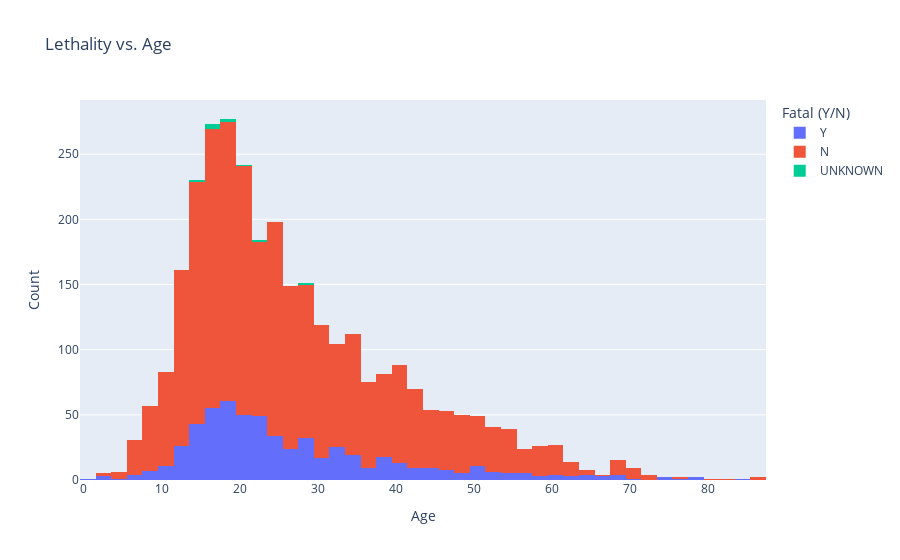

Notebook cell for this chart:
### Code cell
shark_a = df.copy()

shark_a.dropna(subset=['Age'], inplace=True)  # Drop rows with non-numeric 'Age' values
shark_a = shark_a[shark_a['Age'].str.match(r'^\d+(\.\d+)?$')]
shark_a['Fatal (Y/N)'] = shark_a['Fatal (Y/N)'].str.upper()
shark_a = shark_a[shark_a['Fatal (Y/N)'].isin(['Y', 'N', 'UNKNOWN'])]
shark_a['Age'] = pd.to_numeric(shark_a['Age'])
shark_sorted = shark_a.sort_values(by='Age', ascending=True)

fig7 = px.histogram(shark_sorted, x="Age", color="Fatal (Y/N)", title="Lethality vs. Age")
fig7.update_xaxes(title_text="Age")
fig7.update_yaxes(title_text="Count")
fig7.show()

### Figure 1 — Plotly figure (JSON) as saved in the notebook; plotly's stock layout.template omitted (floating-point values rounded to 4 significant figures; data arrays with more than 128 entries replaced by an {"elided": "..."} marker saying what was removed)
{"data": [{"alignmentgroup": "True", "bingroup": "x", "hovertemplate": "Fatal (Y/N)=Y<br>Age=%{x}<br>count=%{y}<extra></extra>", "legendgroup": "Y", "marker": {"color": "#636efa", "pattern": {"shape": ""}}, "name": "Y", "offsetgroup": "Y", "orientation": "v", "showlegend": true, "type": "histogram", "x": {"elided": "588 int values"}, "xaxis": "x", "yaxis": "y"}, {"alignmentgroup": "True", "bingroup": "x", "hovertemplate": "Fatal (Y/N)=N<br>Age=%{x}<br>count=%{y}<extra></extra>", "legendgroup": "N", "marker": {"color": "#EF553B", "pattern": {"shape": ""}}, "name": "N", "offsetgroup": "N", "orientation": "v", "showlegend": true, "type": "histogram", "x": {"elided": "2527 int values"}, "xaxis": "x", "yaxis": "y"}, {"alignmentgroup": "True", "bingroup": "x", "hovertemplate": "Fatal (Y/N)=UNKNOWN<br>Age=%{x}<br>count=%{y}<extra></extra>", "legendgroup": "UNKNOWN", "marker": {"color": "#00cc96", "pattern": {"shape": ""}}, "name": "UNKNOWN", "offsetgroup": "UNKNOWN", "orientation": "v", "showlegend": true, "type": "histogram", "x": [14, 16, 17, 17, 17, 18, 18, 21, 22, 28], "xaxis": "x", "yaxis": "y"}], "layout": {"barmode": "relative", "legend": {"title": {"text": "Fatal (Y/N)"}, "tracegroupgap": 0}, "title": {"text": "Lethality vs. Age"}, "xaxis": {"anchor": "y", "domain": [0, 1], "title": {"text": "Age"}}, "yaxis": {"anchor": "x", "domain": [0, 1], "title": {"text": "Count"}}}}
